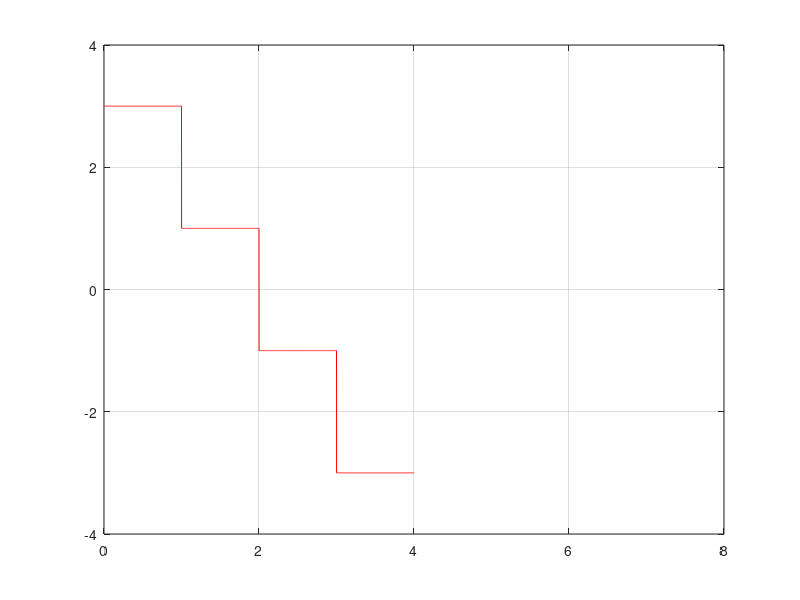

Source code (MATLAB):

%unipolar NRZ
clc;
clear;
signal = [0,1,0,1,1];
voltage_level = 5;

bit_diff = 1;
t = 0:0.01:length(signal);

for j =1:length(t)
    if t(j) < bit_diff;
        unipolar_signal(j) = signal(bit_diff)*voltage_level;
    else 
        unipolar_signal(j) = signal(bit_diff)*voltage_level;
        bit_diff = bit_diff + 1;     
    end   
end

plot(t,unipolar_signal,'g');

%demodulation

total_time = length(signal);
bit_rate = 1;
index = 1;
bit_points = (length(unipolar_signal)-1)/(total_time*bit_rate);
temp = bit_points;
voltage_l = 5;
for j =1:length(unipolar_signal)
    if j < temp
    else 
        demodulated_signal(index) = abs(unipolar_signal(j))/voltage_l;
        index=index+1;
        temp = temp + bit_points;
    end   
end

demodulated_signal
%% NRZ LEVEL

signal = [1,1,0,1,1];
voltage_level = 5

bit_diff = 1;
t = 0:0.01:length(signal);

for j =1:length(t)
    if(signal(bit_diff)==0)
            temp = -1;
    else temp = 1;
    end
    if t(j) < bit_diff;
        polar_signal(j) = temp*voltage_level;
    else 
        polar_signal(j) = temp*voltage_level;
        bit_diff = bit_diff + 1;     
    end   
end 


%plot

plot(t,polar_signal,'r');
grid on;
axis([0 length(signal) -6 6])

%% NRZ INVERSE

signal = [1,0,1,1,1];

%for i=1:5
    %signal(i)=input('');
    
%end
    

voltage_level = 5

temp=1;
bit_diff = 1;
t = 0:0.01:length(signal);

for j =1:length(t)

    if t(j) < bit_diff;
        polar_signal_inverse(j) = temp*voltage_level;
    else 
        polar_signal_inverse(j) = temp*voltage_level;
        
        if(bit_diff==length(signal))
            bit_diff = bit_diff-1;
        end
        bit_diff = bit_diff + 1; 
        
            
        if(signal(bit_diff)==1)
            temp = -temp;
         %else temp = 1;
         end
    end   
end 


%plot

plot(t,polar_signal_inverse,'r');
grid on;
axis([0 length(signal) -6 6])

%% Manchester

signal = [1,0,1,1,1];

%for i=1:5
    %signal(i)=input('');
    
%end
    

voltage_level = 5;

for i = 1:1:length(signal)
    if (signal(i)==0)
        temp_signal(i)= voltage_level;
    else 
        temp_signal(i)=-voltage_level;
    end
end



temp=1;
bit_diff = 1;
t = 0:0.01:length(signal);

for j =1:length(t)

    if t(j) < bit_diff;
        if t(j)> (bit_diff-0.5)
            polar_signal_manchester(j) =-temp_signal(bit_diff);
        else
            polar_signal_manchester(j) = temp_signal(bit_diff);
        end
    else 
        polar_signal_manchester(j) =-temp_signal(bit_diff);
        
        if(bit_diff==length(signal))
            bit_diff = bit_diff-1;
        end
        bit_diff = bit_diff + 1; 
        
            
        if(signal(bit_diff)==1)
            temp = -temp;
         %else temp = 1;
         end
    end   
end 


%plot

plot(t,polar_signal_manchester,'r');
grid on;
axis([0 length(signal) -6 6])


%% Return to Zero

signal = [1,0,1,1,1];

%for i=1:5
    %signal(i)=input('');
    
%end
    

voltage_level = 5;

for i = 1:1:length(signal)
    if (signal(i)==0)
        temp_signal(i)= -voltage_level;
    else 
        temp_signal(i)=voltage_level;
    end
end



temp=1;
bit_diff = 1;
t = 0:0.01:length(signal);

for j =1:length(t)

    if t(j) < bit_diff;
        if t(j)> (bit_diff-0.5)
            polar_signal_manchester(j) = 0;
        else
            polar_signal_manchester(j) = temp_signal(bit_diff);
        end
    else 
        polar_signal_manchester(j) = 0;
        
        if(bit_diff==length(signal))
            bit_diff = bit_diff-1;
        end
        bit_diff = bit_diff + 1; 
        
            
        if(signal(bit_diff)==1)
            temp = -temp;
         %else temp = 1;
         end
    end   
end 


%plot

plot(t,polar_signal_manchester,'r');
grid on;
axis([0 length(signal) -6 6])

%% Differential Manchester

signal = [0,1,0,1,1];

voltage_level = 5;

temp=1;
bit_diff = 1;
t = 0:0.01:length(signal);

for j =1:length(t)
    if(t(j)==0)
        if(signal(bit_diff)==0)
            voltage_level = -voltage_level;
        end
    end
        
    if t(j) < bit_diff;
        if t(j)> (bit_diff-0.5)
            polar_signal_manchester(j) =voltage_level;
        else
            polar_signal_manchester(j) =voltage_level;
            if(t(j)==bit_diff-0.5)
                voltage_level = -voltage_level;
            end
        end
    else 
        polar_signal_manchester(j) = voltage_level;
     
        if(bit_diff==length(signal))
            bit_diff = bit_diff-1;
            
        else
           if(signal(bit_diff+1)==0)
                 voltage_level = -voltage_level;
           
        end
            
        end
        bit_diff = bit_diff + 1; 
        
            
        if(signal(bit_diff)==1)
            temp = -temp;
         %else temp = 1;
         end
    end   
end 


%plot

plot(t,polar_signal_manchester,'r');
grid on;
axis([0 length(signal) -6 6])


%% AMI

signal = [1,0,1,1,1];  

voltage_level = 5;

temp=1;
bit_diff = 1;
t = 0:0.01:length(signal);

for j =1:length(t)

    if t(j) < bit_diff;
        if(signal(bit_diff)==1)
            signal_AMI(j) = voltage_level;
        end
        if(signal(bit_diff)==0)
            signal_AMI(j)= 0;
        end
    else 
        if(signal(bit_diff)==1)
            signal_AMI(j) = voltage_level;
            voltage_level = -voltage_level;
        end
        if(signal(bit_diff)==0)
            signal_AMI(j)= 0;
        end
        
        if(bit_diff==length(signal))
            bit_diff = bit_diff-1;
        end
        bit_diff = bit_diff + 1; 
    end   
end 


%plot

plot(t,signal_AMI,'r');
grid on;
axis([0 length(signal) -6 6])

%demodulation

total_time = length(signal);
bit_rate = 1;
index = 1;
bit_points = (length(signal_AMI)-1)/(total_time*bit_rate);
temp = bit_points;
voltage_l = 5;
for j =1:length(signal_AMI)
    if j < temp
    else 
        demodulated_signal(index) = abs(signal_AMI(j))/voltage_l;
        index=index+1;
        temp = temp + bit_points;
    end   
end

demodulated_signal

%% MLT-3

signal = [1,0,0,1,1,1,1];  

voltage_level = 5;
same_level = voltage_level;
opposite_level = - same_level;

check_nonzero_level=1;
bit_diff = 1;
t = 0:0.01:length(signal);

for j =1:length(t)

    if t(j) < bit_diff;
        if(signal(bit_diff)==0)
            if(check_nonzero_level==1)
               signal_MLT(j) = same_level;
            end
            if(check_nonzero_level==0)
               signal_MLT(j) = 0;
            end 
        end
        if(signal(bit_diff)==1)
            if(check_nonzero_level==1 && j==1)
                signal_MLT(j) = same_level;
            elseif(check_nonzero_level==1)
                signal_MLT(j) = 0;
            end
            if(check_nonzero_level==0)
                signal_MLT(j) = opposite_level;
            end
        
        end
    else 
        if(signal(bit_diff)==1)
            if(check_nonzero_level==0)
                signal_MLT(j) = opposite_level;
                same_level = opposite_level;
                opposite_level = -same_level;
                check_nonzero_level = 1;
            elseif(check_nonzero_level==1)
                signal_MLT(j) = 0;
                check_nonzero_level = 0;
            end 
        end  
        
        if(signal(bit_diff)==0)
            if(check_nonzero_level==1)
               signal_MLT(j) = same_level;
               opposite_level = -same_level;
            end
            if(check_nonzero_level==0)
               signal_MLT(j) = 0;
               %check_nonzero_level=0;
            end 
        end
        
        if(bit_diff==length(signal))
           % bit_diff = bit_diff-1;
        end
        bit_diff = bit_diff + 1; 
    end   
end 


%plot

plot(t,signal_MLT,'r');
grid on;
axis([0 length(signal) -6 6])

%demodulation

total_time = length(signal);
bit_rate = 1;
index = 1;
bit_points = (length(signal_MLT)-1)/(total_time*bit_rate);
temp = bit_points;
voltage_l = 5;
for j =1:length(signal_MLT)
    if j < temp
    elseif j==bit_points
        if (signal_MLT(1) == 0 && signal_MLT(bit_points)==0)
             demodulated_signal(1) = 0;
        elseif (signal_MLT(1) ~= 0 && signal_MLT(bit_points)==0)
             demodulated_signal(1) = 1;
        end
        index=index+1;
        temp = temp + bit_points;
    else 
        if (signal_MLT(j-bit_points) == 0 && signal_MLT(j) ~=0)
             demodulated_signal(index) = 1;
        elseif (signal_MLT(j-bit_points) ~= 0 && signal_MLT(j) ~=0)
             demodulated_signal(index) = 0;
        elseif (signal_MLT(j-bit_points) == 0 && signal_MLT(j) ==0)
             demodulated_signal(index) = 0;
        elseif (signal_MLT(j-bit_points) ~= 0 && signal_MLT(j)==0)
             demodulated_signal(index) = 1;
        end
        
        
        index=index+1;
        temp = temp + bit_points;
    end   
end

demodulated_signal
%% 2B1Q

signal = [1,0,1,1,0,1,0,0];  

zero_zero = -3;
zero_one = -1;
one_zero = 3;
one_one  = 1;

temp=1;
bit_diff = 1;
bit_duration = 0.5;
len = length(signal)/2;
t = 0:0.001:len;

for j =1:length(t)

    if t(j) < (bit_diff*bit_duration)+ bit_duration
        if(signal(bit_diff)==1 && signal(bit_diff+1)==1)
            signal_2blq(j) = one_one;
        end
        if(signal(bit_diff)==1 && signal(bit_diff+1)==0)
            signal_2blq(j) = one_zero;
        end
        if(signal(bit_diff)==0 && signal(bit_diff+1)==1)
            signal_2blq(j) = zero_one;
        end
        if(signal(bit_diff)==0 && signal(bit_diff+1)==0)
            signal_2blq(j) = zero_zero;
        end
    elseif t(j) == (bit_diff*bit_duration)+ bit_duration
        if(signal(bit_diff)==1 && signal(bit_diff+1)==1)
            signal_2blq(j) = one_one;
        end
        if(signal(bit_diff)==1 && signal(bit_diff+1)==0)
            signal_2blq(j) = one_zero;
        end
        if(signal(bit_diff)==0 && signal(bit_diff+1)==1)
            signal_2blq(j) = zero_one;
        end
        if(signal(bit_diff)==0 && signal(bit_diff+1)==0)
            signal_2blq(j) = zero_zero;
        end
        bit_diff = bit_diff + 2; 
    end
end 

%plot

plot(t,signal_2blq,'r');
grid on;
axis([0 length(signal) -4 4])


%demodulation

zero_zero = -3;
zero_one = -1;
one_zero = 3;
one_one  = 1;

total_time = length(signal);
index=1;
bit_rate = 1;
bit_duration = 0.5;
bit_points = (length(signal_2blq)-1)/(total_time*bit_rate*bit_duration);
temp = bit_points;
for j =1:length(signal_2blq)
    if j < temp
    else 
        if signal_2blq(j)==zero_zero
            demodulated_signal(index) = 0;
            demodulated_signal(index+1) =0;
        end
        if signal_2blq(j)==one_zero
            demodulated_signal(index) = 1;
            demodulated_signal(index+1) =0;
        end
        if signal_2blq(j)==zero_one
            demodulated_signal(index) = 0;
            demodulated_signal(index+1) =1;
        end
        if signal_2blq(j)==one_one
            demodulated_signal(index) = 1;
            demodulated_signal(index+1) =1;
        end
        
        
        index=index+2;
        temp = temp + bit_points;
    end   
end

demodulated_signal